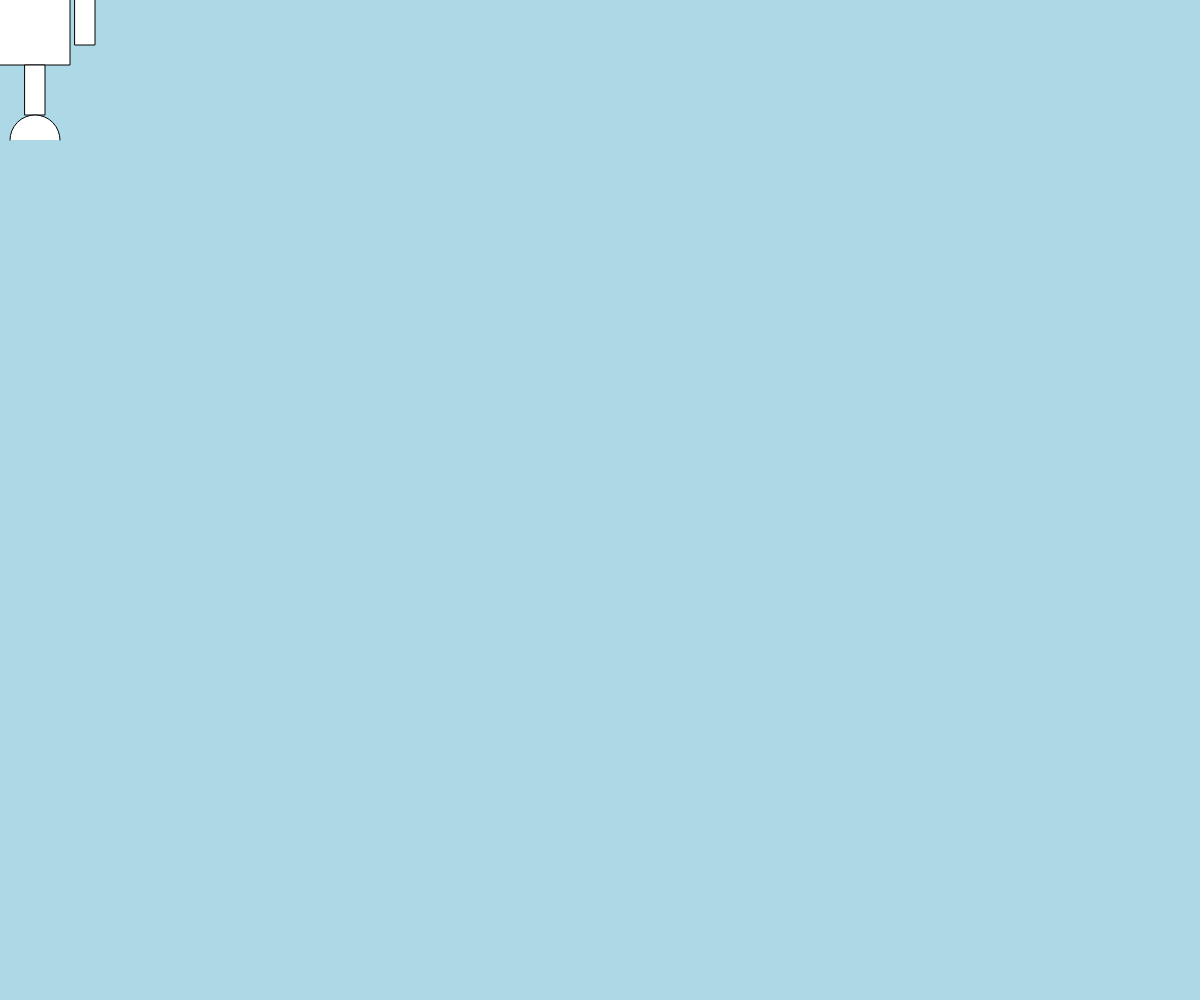
Frame 1 (no input)
Frame 60 (no input): identical to frame 1, image omitted
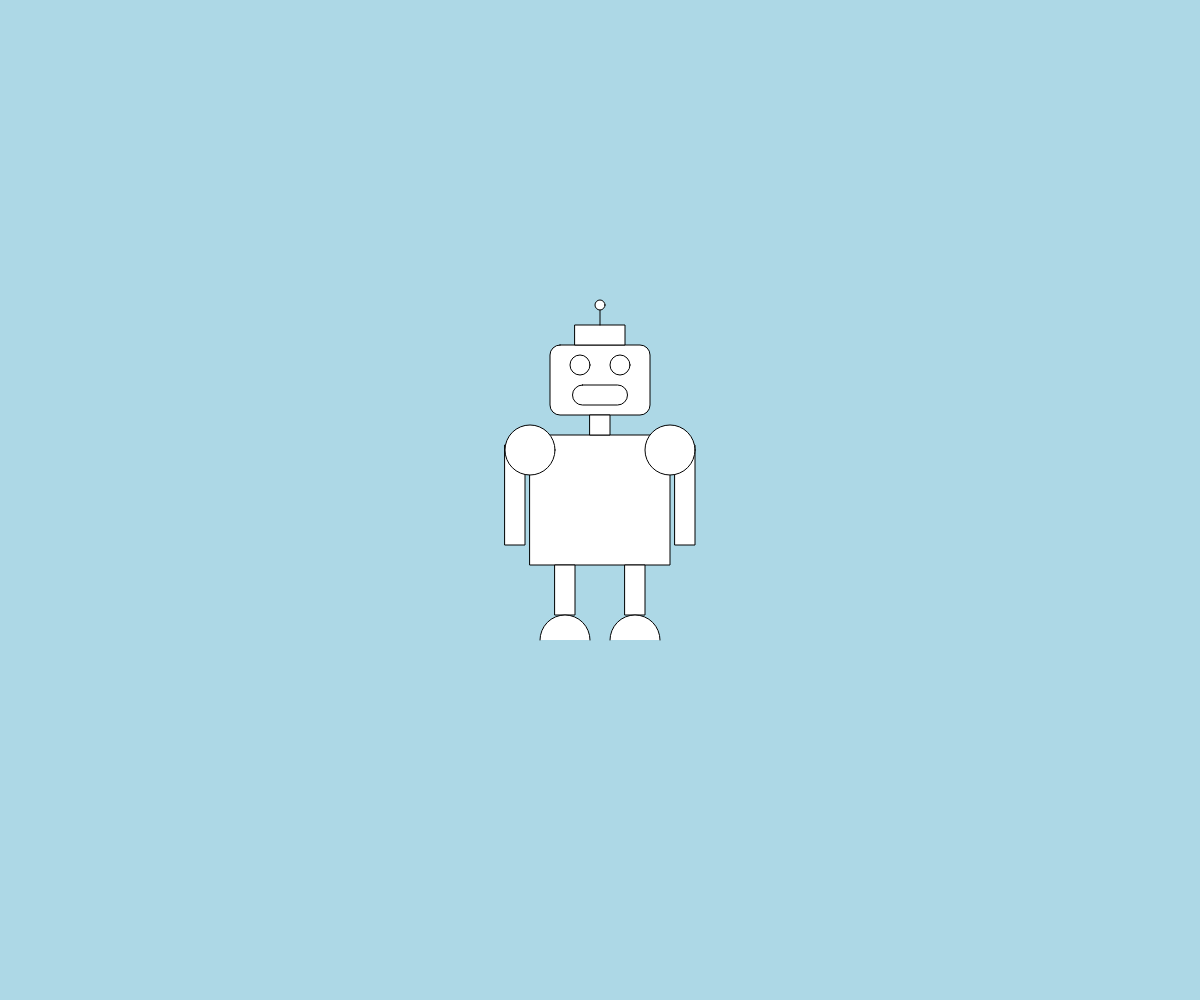
Frame 120 (the mouse pressed at the canvas centre since frame 60)

The p5.js sketch that drew these frames (run headless with seeded random() and noise() and a simulated clock; from frame 60 on, the mouse is pressed at the canvas centre):

// p5.js sketch
// ── sketch.js
/* BOILERPLATE

function setup() {
	createCanvas(windowWidth, windowHeight)
	background('lightblue')
	
}
function draw() {
	// Создайте переменные здесь

	fill('white')
	stroke('black')

	rectMode(CENTER)
	rect(centerX, centerY, 140, 130)
	rect(centerX, centerY-120, 100, 70, 10)
	rect(centerX, centerY-165, 50, 20)

	line(centerX, centerY-175, centerX, centerY-195)
	ellipse(centerX, centerY-195, 10, 10)
	ellipse(centerX-20, centerY-135, 20, 20)
	ellipse(centerX+20, centerY-135, 20, 20)
	rect(centerX, centerY-105, 55, 20, 10)

	rect(centerX, centerY-75, 20, 20)

	rect(centerX-35, centerY+90, 20, 50)
	rect(centerX+35, centerY+90, 20, 50)

	arc(centerX-35, centerY+140, 50, 50, PI, TWO_PI)
	arc(centerX+35, centerY+140, 50, 50, PI, TWO_PI)
	rect(centerX+85, centerY-5, 20, 100)
	rect(centerX-85, centerY-5, 20, 100)
	ellipse(centerX+70, centerY-50, 50, 50)
	ellipse(centerX-70, centerY-50, 50, 50)
}

*/


function setup() {
	createCanvas(windowWidth, windowHeight)	
}
function draw() {
	background('lightblue')
	// Создайте переменные здесь
	let centerX = mouseX
	let centerY = mouseY
	fill('white')
	stroke('black')

	rectMode(CENTER)
	rect(centerX, centerY, 140, 130)
	rect(centerX, centerY-120, 100, 70, 10)
	rect(centerX, centerY-165, 50, 20)

	line(centerX, centerY-175, centerX, centerY-195)
	ellipse(centerX, centerY-195, 10, 10)
	ellipse(centerX-20, centerY-135, 20, 20)
	ellipse(centerX+20, centerY-135, 20, 20)
	rect(centerX, centerY-105, 55, 20, 10)

	rect(centerX, centerY-75, 20, 20)

	rect(centerX-35, centerY+90, 20, 50)
	rect(centerX+35, centerY+90, 20, 50)

	arc(centerX-35, centerY+140, 50, 50, PI, TWO_PI)
	arc(centerX+35, centerY+140, 50, 50, PI, TWO_PI)
	rect(centerX+85, centerY-5, 20, 100)
	rect(centerX-85, centerY-5, 20, 100)
	ellipse(centerX+70, centerY-50, 50, 50)
	ellipse(centerX-70, centerY-50, 50, 50)
}
